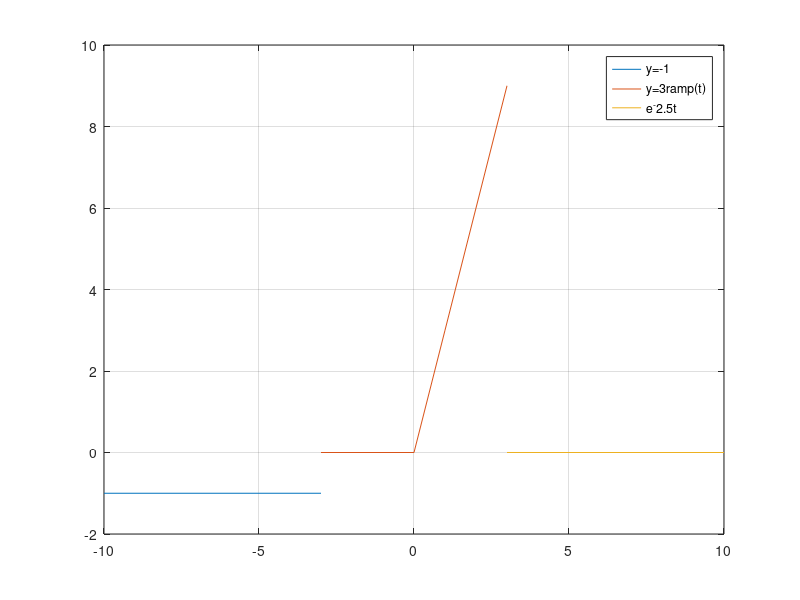

The MATLAB script that drew this image:
t1 = -10:1:-3;
y1 = -1 * ones(size(t1));
plot(t1,y1);
hold on;
t2 = -3:1:3;
y2 = 3.*max(0,t2);
plot(t2,y2);
t3 = 3:1:10;
y3 = exp(-2.5.*t3);
plot(t3,y3);
grid on;
legend('y=-1','y=3ramp(t)', 'e^-2.5t');